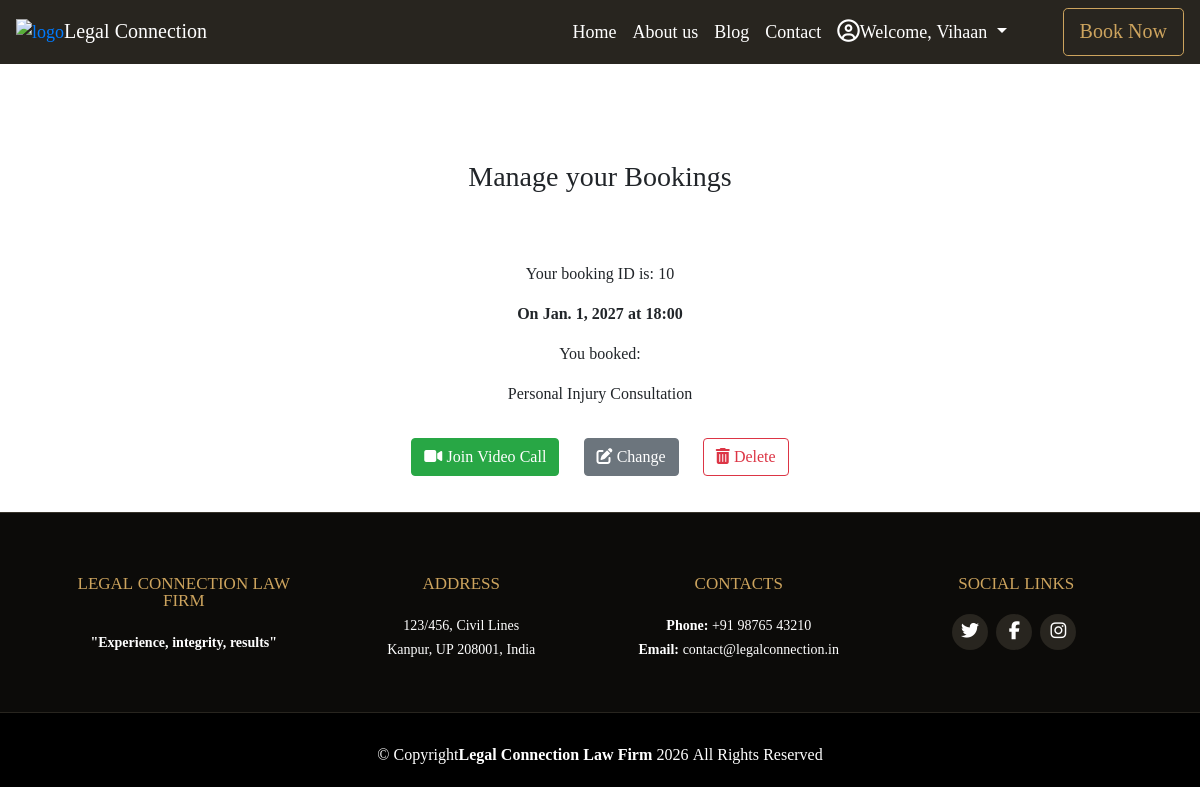
The page /booking/bookings/ (signed in) on the database its author committed.
### booking/models.py (models this page shows, shortened)
class Booking(models.Model):
    user = models.ForeignKey(User, on_delete=models.CASCADE)
    service = models.ForeignKey(Service, null=True, on_delete=models.SET_NULL)
    name = models.CharField(max_length=50)
    email = models.EmailField(blank=True, null=True)
    phoneRegex = RegexValidator(regex=r'^\+?1?\d{8,15}$',
                                message="Please enter a valid phone number,"
                                "e.g. 9876543210. Up to 15 digits allowed.",
                                code="invalid")
    phone = models.CharField(validators=[phoneRegex], max_length=16,
                             null=True, blank=True)
    date = models.DateField()
    time = models.CharField(max_length=30, choices=HOURS, default='10:00')
    is_paid = models.BooleanField(default=False)
    video_call_link = models.URLField(blank=True, null=True)
    class Meta:
        unique_together = ('user', 'date', 'time', 'service')

class Service(models.Model):
    service_name = models.CharField(max_length=150, unique=True)
    price = models.DecimalField(max_digits=10, decimal_places=2)
    class Meta:
        unique_together = ('service_name', 'price', )
        ordering = ['-price']

### booking/views.py (the view)
# urls.py: path('bookings/', views.bookings, name='bookings'),
def bookings(request):
    if request.user.is_authenticated:
        try:
            if request.user.profile.user_type == 'lawyer':
                return redirect('lawyer_dashboard')
        except Profile.DoesNotExist:
            pass
        bookings = Booking.objects.filter(user=request.user)
        context = {
           'bookings': bookings
        }
        return render(request, 'bookings.html', context)
    else:
        return redirect('../accounts/signup')

### templates/bookings.html
{%extends 'base.html' %}
{% load static %}
{% block content %}
<div class="booking-page mt-5 pt-5 text-center">
   <h3 class="text-center mb-5" >Manage your Bookings</h3>
      {% for b in bookings %}
         <div class="card text-black border-secondary" >
            <div class="card-body">
               <div class="booking-text text-left text-center">
                  <p>Your booking ID is: {{b.id}} </p>
                  <p class="text-black"><b>On {{b.date}} at {{b.time}}</b></p>
                  <p>You booked:</p>
                  <p>{{b.service.service_name}}</p>
                     {% if b.is_paid %}
                        <a href="{{ b.video_call_link }}" target="_blank"
                           class="card-link btn btn-success mt-3 mb-3">
                           <i class="fa-solid fa-video"></i> Join Video Call</a>
                     {% else %}
                        <a href="{% url 'payment' b.id %}"
                           class="card-link btn btn-primary mt-3 mb-3">
                           <i class="fa-solid fa-credit-card"></i> Pay Now</a>
                     {% endif %}
                     <a href="{% url 'change_booking' b.id %}"
                        class="card-link btn btn-secondary btn-book-secondary mt-3 mb-3">
                           <i class="fa-solid fa-pen-to-square"></i> Change</a>
                     <a href="{% url 'delete_booking' b.id %}"
                        class="card-link btn btn-outline-danger btn-book-danger mt-3 mb-3">
                           <i class="fa-solid fa-trash-can"></i> Delete</a>
               </div>
            </div>
         </div>
      {% empty %}
         <div class="booknow-msg p-2">
            <p class="pt-2">You have no bookings at the moment.Click the button
               <a href="{%url 'booknow' %}" class="orange">Book Now</a> to make a booking.
            </p>
         </div>
   {% endfor %}
</div>
{% endblock content %}

### templates/base.html (shortened to what this page needs)
{% load static %}
<!DOCTYPE html>
<html lang="en">
  <head>
      <link rel="stylesheet" href="https://cdn.jsdelivr.net/npm/bootstrap@4.6.2/dist/css/bootstrap.min.css"
>
      <link rel="stylesheet" href="{% static 'css/style.css' %}">
  </head>
  <body>
    <header>
        <nav class="navbar navbar-expand-lg navbar-dark">
          <a class="logo"><img src="https://res.cloudinary.com/dremtdt73/image/upload/v1680098150/logo-removebg-preview_1_1_bpuhnf.png" style="width: 70px; height: 50px;" alt="logo"> </a>
          <a class="navbar-brand" href="{% url 'home' %}">Legal Connection</a>
          <div class="collapse navbar-collapse" id="navbarSupportedContent">
            <ul class="navbar-nav ml-auto mr-5">
              <li class="nav-item "><a class="nav-link" id="nav-home" href="{% url 'home' %}" >Home</a></li>
              <li class="nav-item "><a class="nav-link" id="nav-about" href="{% url 'about' %}" >About us</a></li>
              <li class="nav-item "><a class="nav-link" id="nav-blog" href="{% url 'blog' %}" >Blog</a></li>
              <li class="nav-item "><a class="nav-link" id="nav-contact" href="{% url 'contact' %}" >Contact</a></li>
                {% if request.user.is_authenticated %}
              <li class="nav-item dropdown">
                <a class="nav-link dropdown-toggle" href="#" id="navbarDropdown" role="button" data-toggle="dropdown" aria-haspopup="true" aria-expanded="false" >
                  <i class="far fa-user-circle fa-lg me-1"></i>Welcome, {{ user.username }}
                </a>
              </li>
                {% endif %}
                  </ul>
                    {% if user.profile.user_type != 'lawyer' %}
                      <a href="{% url 'booknow' %}" class="btn btn-outline-light btn-lg add-post-button" id="book-btn">Book Now</a>
                    {% endif %}
          </div>
        </nav>
    </header>
<main>
  {% block content %}
  {% endblock %}
</main>
<footer id="footer">
  <div class="footer-top">
    <div class="container">
      <div class="row">
        <div class="col-lg-3 col-md-6">
          <div class="footer-info">
            <h3>Legal Connection Law Firm</h3>
                <p><strong>"Experience, integrity, results"</strong></p>
          </div>
        </div>
        <div class="col-lg-3 col-md-6">
          <div class="footer-info">
            <h3>Address</h3>
              <p>123/456, Civil Lines<br>Kanpur, UP 208001, India</p>
          </div>
        </div>
        <div class="col-lg-3 col-md-6">
          <div class="footer-info">
            <h3>Contacts</h3>
              <p><strong>Phone:</strong> +91 98765 43210<br>
                 <strong>Email:</strong> contact@legalconnection.in<br>
              </p>
          </div>
        </div>
        <div class="col-lg-3 col-md-6">
          <div class="footer-info">
            <h3>Social Links</h3>
            <div class="social-links mt-3">
              <a href="#" class="twitter"><i class="fa fa-twitter"></i></a>
              <a href="#" class="facebook"><i class="fa fa-facebook"></i></a>
              <a href="#" class="instagram"><i class="fa fa-instagram"></i></a>
            </div>
          </div>
        </div>
      </div>
    </div>
  </div>
  <div class="container">
    <div class="copyright">
      &copy; Copyright<strong><span>Legal Connection Law Firm</span></strong>
      All Rights Reserved
    </div>
  </div>
</footer>
  </body>
</html>

### static/css/style.css (style rules this page uses)
body { font-family: 'Noto Serif Lao', serif; }
.row { margin: 0; }
.navbar { background: #28251f; font-size: large; }
#nav-home, #nav-about, #nav-blog, #nav-contact, #navbarDropdown { color: #fff; }
#book-btn, #book-btn-main { border-color: #cda45e; color: #cda45e; }
.card { border: none; background-color: transparent; }
#footer { background: black; padding: 0 0 20px 0; color: #fff; text-align: center; }
#footer .footer-top { background: #0c0b09; border-top: 1px solid #37332a; border-bottom: 1px solid #28251f; padding: 60px 0 20px 0; }
#footer .footer-top .footer-info { margin-bottom: 30px; }
#footer .footer-top .footer-info h3 { font-size: 17px; margin: 0 0 20px 0; padding: 2px 0 2px 0; line-height: 1; font-weight: 400; text-transform: uppercase; color: #cda45e; }
#footer .footer-top .footer-info p { font-size: 14px; line-height: 24px; margin-bottom: 0; color: #fff; }
#footer .footer-top .social-links a { font-size: 18px; display: inline-block; background: #28251f; color: #fff; line-height: 1; padding: 8px 0; margin-right: 4px; border-radius: 50%; text-align: center; width: 36px; height: 36px; transition: 0.3s; }
#footer .copyright { text-align: center; padding-top: 30px; }
.booking-page { min-height: 50vh; }

### rows shown on the page
Booking: id "10", date "Jan. 1, 2027", time "18:00", service.service_name "Personal Injury Consultation"

### other values the page prints
{{ user.username }} "Vihaan"
